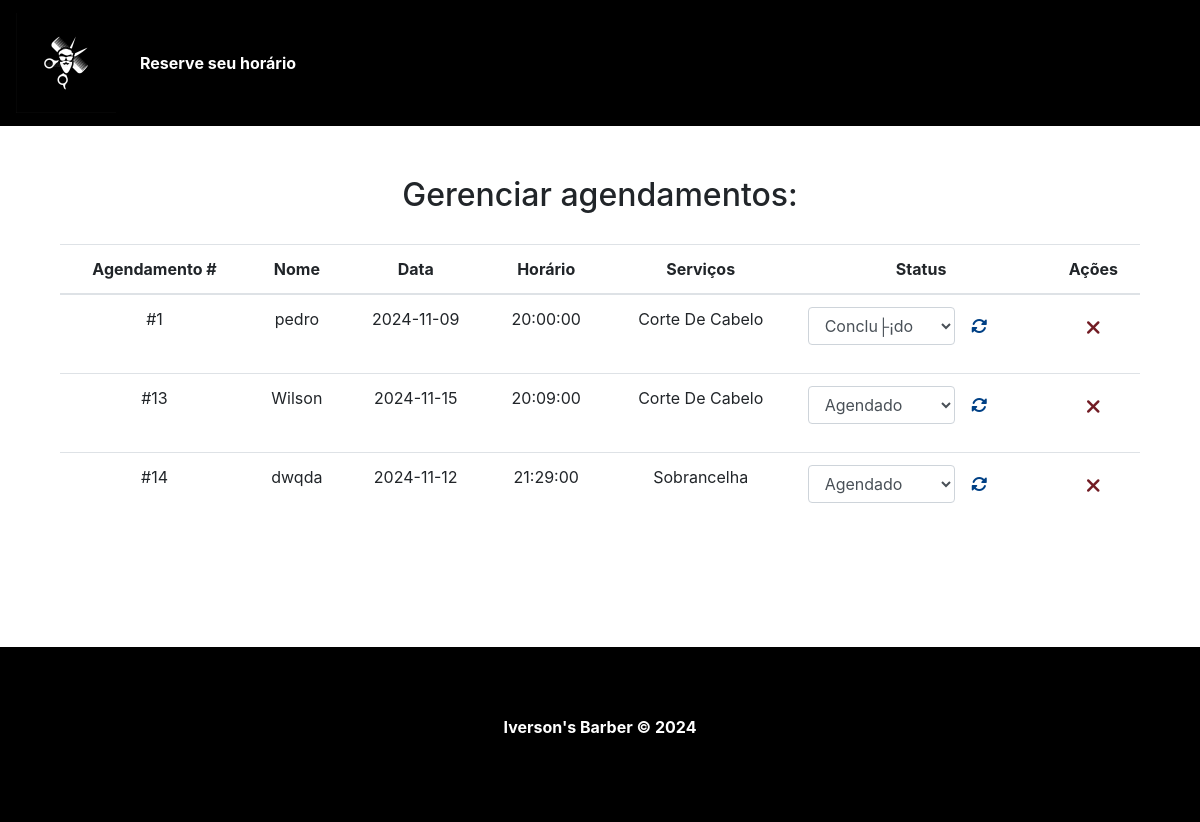
Page /dashboard.php on the committed database.
### tables this page shows
CREATE TABLE `reservas` (
  `id` int NOT NULL AUTO_INCREMENT,
  `cliente_id` int DEFAULT NULL,
  `servico_id` int DEFAULT NULL,
  `status_id` int DEFAULT NULL,
  `data_marcada` date NOT NULL,
  `hora` time NOT NULL,
  PRIMARY KEY (`id`),
  KEY `cliente_id` (`cliente_id`),
  KEY `servico_id` (`servico_id`),
  KEY `status_id` (`status_id`),
  CONSTRAINT `reservas_ibfk_1` FOREIGN KEY (`cliente_id`) REFERENCES `clientes` (`id`),
  CONSTRAINT `reservas_ibfk_2` FOREIGN KEY (`servico_id`) REFERENCES `servicos` (`id`),
  CONSTRAINT `reservas_ibfk_3` FOREIGN KEY (`status_id`) REFERENCES `status` (`id`)
);

CREATE TABLE `clientes` (
  `id` int NOT NULL AUTO_INCREMENT,
  `nome` varchar(100) NOT NULL,
  `telefone` varchar(15) DEFAULT NULL,
  `email` varchar(255) DEFAULT NULL,
  PRIMARY KEY (`id`)
);

CREATE TABLE `status` (
  `id` int NOT NULL AUTO_INCREMENT,
  `tipo` varchar(100) DEFAULT NULL,
  PRIMARY KEY (`id`)
);

### process/reservas.php (called while the page is built, shortened)
<?php
include_once("conn.php");
$method = $_SERVER["REQUEST_METHOD"];
if ($method === "GET") {
    $statusQuery = $conn->query("SELECT * FROM status;");
    $status = $statusQuery->fetchAll(PDO::FETCH_ASSOC);
    try {
        $agendamentosQuery = $conn->query("
            SELECT a.id AS agendamento_id, a.data_marcada, a.hora, a.status_id,
                   st.tipo AS status_nome,
                   c.nome AS nome_cliente,
                   GROUP_CONCAT(s.tipo ORDER BY s.tipo SEPARATOR ', ') AS servicos
            FROM reservas a
            JOIN clientes c ON a.cliente_id = c.id
            JOIN servicos s ON a.servico_id = s.id
            JOIN status st ON a.status_id = st.id
            GROUP BY a.id, c.nome, a.data_marcada, a.hora, st.tipo;
        ");
        $agendamentos = $agendamentosQuery->fetchAll(PDO::FETCH_ASSOC);
    } catch (Exception $e) {
        echo "Erro ao buscar agendamentos: " . $e->getMessage();
    }
}
?>

### dashboard.php (the view, shortened to what this page needs)
<?php
    include_once("templates/header.php");
    include_once("process/reservas.php");
?>
<div id="main-container">
    <div class="container">
        <div class="row">
            <div class="col-md-12">
                <h2>Gerenciar agendamentos:</h2>
            </div>
            <div class="col-md-12 table-container">
                <table class="table">
                    <thead>
                        <tr>
                            <th scope="col"><span>Agendamento</span> #</th>
                            <th scope="col"><span>Nome</span></th>
                            <th scope="col"><span>Data</span></th>
                            <th scope="col"><span>Horário</span></th>
                            <th scope="col"><span>Serviços</span></th>
                            <th scope="col"><span>Status</span></th>
                            <th scope="col"><span>Ações</span></th>
                        </tr>
                    </thead>
                    <tbody>
                        <?php if (!empty($agendamentos)): ?>
                            <?php foreach ($agendamentos as $agendamento): ?>
                                <tr>
                                    <td>#<?= htmlspecialchars($agendamento['agendamento_id']) ?></td>
                                    <td><?= htmlspecialchars($agendamento['nome_cliente']) ?></td>
                                    <td><?= htmlspecialchars($agendamento['data_marcada']) ?></td>
                                    <td><?= htmlspecialchars($agendamento['hora']) ?></td>
                                    <td><?= htmlspecialchars($agendamento['servicos']) ?></td>
                                    <td>
                                    <form action="process/reservas.php" method="POST" class="form-group update-form">
                                        <select name="status" class="form-control status-input">
                                        <?php foreach($status as $s): ?>
                                            <option value="<?= $s['id'] ?>" <?php echo ($s['id'] == $agendamento['status_id']) ? "selected" : ""; ?>>
                                                <?= htmlspecialchars($s['tipo']) ?>
                                            </option>
                                        <?php endforeach; ?>
                                    </select>
                                    <button type="submit" class="update-btn">
                                        <i class="fas fa-sync-alt"></i>
                                    </button>
                                </form>
                                    </td>
                                    <td>
                                        <form action="process/reservas.php" method="POST">
                                            <button type="submit" class="delete-btn">
                                                <i class="fas fa-times"></i>
                                            </button>
                                        </form>
                                    </td>
                                </tr>
                            <?php endforeach; ?>
                        <?php else: ?>
                            <tr>
                                <td colspan="7">Nenhum agendamento encontrado.</td>
                            </tr>
                        <?php endif; ?>
                    </tbody>
                </table>
            </div>
        </div>
    </div>
</div>
<?php
    include_once("templates/footer.php");
?>

### templates/header.php (shortened to what this page needs)
<!DOCTYPE html>
<html lang="pt-br">
<head>
    <link rel="stylesheet" href="https://cdn.jsdelivr.net/npm/bootstrap@4.6.2/dist/css/bootstrap.min.css"/>
    <link rel="stylesheet" href="https://cdnjs.cloudflare.com/ajax/libs/font-awesome/6.6.0/css/all.min.css" />
    <link rel="stylesheet" href="css/styles.css">
</head>
<body>
    <header>
        <nav class="navbar navbar-expand-lg">
            <a href="index.php" class="navbar-brand">
                <img src="img/barber4.jpg" alt="Barbearia" id="brand-logo">
            </a>
            <div class="collapse navbar-collapse" id="navbarNav">
                <ul class="navbar-nav">
                    <li class="nav-item active">
                        <a href="index.php" class="nav-link">Reserve seu horário</a>
                    </li>
                </ul>
            </div>
        </nav>
    </header>

### templates/footer.php (shortened to what this page needs)
    <footer>
        <p>Iverson's Barber &copy; 2024</p>
    </footer>
</body>
</html>

### css/styles.css (style rules this page uses)
html, body { height: 100%; }
#brand-logo { width: 100px; }
.navbar.navbar-expand-lg { background-color: #000; font-weight: bold; }
.navbar.navbar-expand-lg a { color: #fff; }
#main-container { margin-bottom: 50px; padding: 50px 0; text-align: center; min-height: 50%; }
#main-container h2 { margin-bottom: 30px; }
.row { margin: 0; }
.delete-btn, .update-btn { border: none; background-color: transparent; }
.delete-btn { padding-top: 10px; }
.delete-btn i { color: #721c24; font-size: 20px; }
.update-form { display: flex; flex-direction: row; }
.update-btn i { color: #004085; }
.update-btn { margin-left: 10px; }
.status-input { width: 65%; }
footer { position: relative; width: 100%; height: 175px; background-color: #000; color: #fff; display: flex; align-items: center; justify-content: center; font-weight: bold; }

### rows in the picture
reservas: id "1", cliente.nome "pedro", data_marcada "2024-11-09", hora "20:00:00", servicos "Corte De Cabelo", status "Conclu├¡do"
reservas: id "13", cliente.nome "Wilson", data_marcada "2024-11-15", hora "20:09:00", servicos "Corte De Cabelo", status "Agendado"
reservas: id "14", cliente.nome "dwqda", data_marcada "2024-11-12", hora "21:29:00", servicos "Sobrancelha", status "Agendado"
